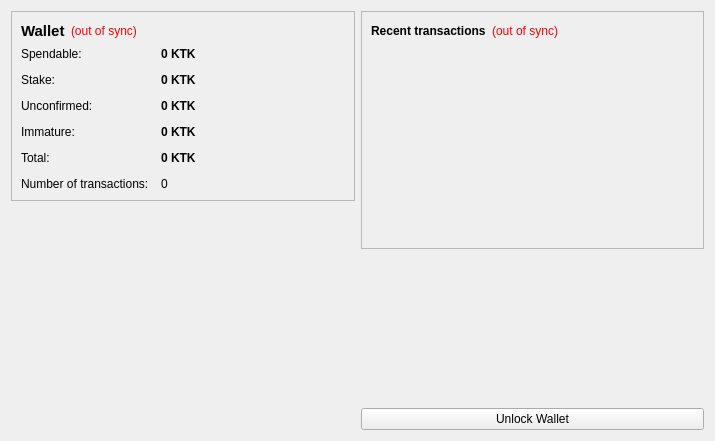
<?xml version="1.0" encoding="UTF-8"?>
<ui version="4.0">
 <class>OverviewPage</class>
 <widget class="QWidget" name="OverviewPage">
  <property name="geometry">
   <rect>
    <x>0</x>
    <y>0</y>
    <width>715</width>
    <height>441</height>
   </rect>
  </property>
  <property name="windowTitle">
   <string>Form</string>
  </property>
  <layout class="QHBoxLayout" name="horizontalLayout" stretch="1,1">
   <item>
    <layout class="QVBoxLayout" name="verticalLayout_2">
     <item>
      <widget class="QFrame" name="frame">
       <property name="frameShape">
        <enum>QFrame::StyledPanel</enum>
       </property>
       <property name="frameShadow">
        <enum>QFrame::Raised</enum>
       </property>
       <layout class="QVBoxLayout" name="verticalLayout_4">
        <item>
         <layout class="QHBoxLayout" name="horizontalLayout_4">
          <item>
           <widget class="QLabel" name="label_5">
            <property name="font">
             <font>
              <pointsize>11</pointsize>
              <weight>75</weight>
              <bold>true</bold>
             </font>
            </property>
            <property name="text">
             <string>Wallet</string>
            </property>
           </widget>
          </item>
          <item>
           <widget class="QLabel" name="labelWalletStatus">
            <property name="toolTip">
             <string>The displayed information may be out of date. Your wallet automatically synchronizes with the KryptKoin network after a connection is established, but this process has not completed yet.</string>
            </property>
            <property name="styleSheet">
             <string notr="true">QLabel { color: red; }</string>
            </property>
            <property name="text">
             <string notr="true">(out of sync)</string>
            </property>
            <property name="alignment">
             <set>Qt::AlignLeading|Qt::AlignLeft|Qt::AlignVCenter</set>
            </property>
           </widget>
          </item>
          <item>
           <spacer name="horizontalSpacer_2">
            <property name="orientation">
             <enum>Qt::Horizontal</enum>
            </property>
            <property name="sizeHint" stdset="0">
             <size>
              <width>40</width>
              <height>20</height>
             </size>
            </property>
           </spacer>
          </item>
         </layout>
        </item>
        <item>
         <layout class="QFormLayout" name="formLayout_2">
          <property name="fieldGrowthPolicy">
           <enum>QFormLayout::AllNonFixedFieldsGrow</enum>
          </property>
          <property name="horizontalSpacing">
           <number>12</number>
          </property>
          <property name="verticalSpacing">
           <number>12</number>
          </property>
          <item row="0" column="0">
           <widget class="QLabel" name="label">
            <property name="text">
             <string>Spendable:</string>
            </property>
           </widget>
          </item>
          <item row="0" column="1">
           <widget class="QLabel" name="labelBalance">
            <property name="font">
             <font>
              <weight>75</weight>
              <bold>true</bold>
             </font>
            </property>
            <property name="cursor">
             <cursorShape>IBeamCursor</cursorShape>
            </property>
            <property name="toolTip">
             <string>Your current balance</string>
            </property>
            <property name="text">
             <string notr="true">0 KTK</string>
            </property>
            <property name="textInteractionFlags">
             <set>Qt::LinksAccessibleByMouse|Qt::TextSelectableByKeyboard|Qt::TextSelectableByMouse</set>
            </property>
           </widget>
          </item>
          <item row="1" column="0">
           <widget class="QLabel" name="label_6">
            <property name="text">
             <string>Stake:</string>
            </property>
           </widget>
          </item>
          <item row="1" column="1">
           <widget class="QLabel" name="labelStake">
            <property name="font">
             <font>
              <weight>75</weight>
              <bold>true</bold>
             </font>
            </property>
            <property name="cursor">
             <cursorShape>IBeamCursor</cursorShape>
            </property>
            <property name="toolTip">
             <string>Total of coins that was staked, and do not yet count toward the current balance</string>
            </property>
            <property name="text">
             <string notr="true">0 KTK</string>
            </property>
            <property name="textInteractionFlags">
             <set>Qt::LinksAccessibleByMouse|Qt::TextSelectableByKeyboard|Qt::TextSelectableByMouse</set>
            </property>
           </widget>
          </item>
          <item row="2" column="0">
           <widget class="QLabel" name="label_3">
            <property name="text">
             <string>Unconfirmed:</string>
            </property>
           </widget>
          </item>
          <item row="2" column="1">
           <widget class="QLabel" name="labelUnconfirmed">
            <property name="font">
             <font>
              <weight>75</weight>
              <bold>true</bold>
             </font>
            </property>
            <property name="cursor">
             <cursorShape>IBeamCursor</cursorShape>
            </property>
            <property name="toolTip">
             <string>Total of transactions that have yet to be confirmed, and do not yet count toward the current balance</string>
            </property>
            <property name="text">
             <string notr="true">0 KTK</string>
            </property>
            <property name="textInteractionFlags">
             <set>Qt::LinksAccessibleByMouse|Qt::TextSelectableByKeyboard|Qt::TextSelectableByMouse</set>
            </property>
           </widget>
          </item>
          <item row="3" column="0">
           <widget class="QLabel" name="labelImmatureText">
            <property name="text">
             <string>Immature:</string>
            </property>
           </widget>
          </item>
          <item row="3" column="1">
           <widget class="QLabel" name="labelImmature">
            <property name="font">
             <font>
              <weight>75</weight>
              <bold>true</bold>
             </font>
            </property>
            <property name="toolTip">
             <string>Mined balance that has not yet matured</string>
            </property>
            <property name="text">
             <string notr="true">0 KTK</string>
            </property>
            <property name="textInteractionFlags">
             <set>Qt::LinksAccessibleByMouse|Qt::TextSelectableByKeyboard|Qt::TextSelectableByMouse</set>
            </property>
           </widget>
          </item>
          <item row="5" column="1">
           <widget class="QLabel" name="labelNumTransactions">
            <property name="toolTip">
             <string>Total number of transactions in wallet</string>
            </property>
            <property name="text">
             <string notr="true">0</string>
            </property>
           </widget>
          </item>
          <item row="5" column="0">
           <widget class="QLabel" name="label_2">
            <property name="text">
             <string>Number of transactions:</string>
            </property>
           </widget>
          </item>
          <item row="4" column="0">
           <widget class="QLabel" name="labelTotalText">
            <property name="text">
             <string>Total:</string>
            </property>
           </widget>
          </item>
          <item row="4" column="1">
           <widget class="QLabel" name="labelTotal">
            <property name="font">
             <font>
              <weight>75</weight>
              <bold>true</bold>
             </font>
            </property>
            <property name="text">
             <string notr="true">0 KTK</string>
            </property>
           </widget>
          </item>
         </layout>
        </item>
       </layout>
      </widget>
     </item>
     <item>
      <spacer name="verticalSpacer">
       <property name="orientation">
        <enum>Qt::Vertical</enum>
       </property>
       <property name="sizeHint" stdset="0">
        <size>
         <width>20</width>
         <height>40</height>
        </size>
       </property>
      </spacer>
     </item>
     <item>
      <widget class="QLabel" name="label_6">
       <property name="text">
        <string/>
       </property>
       <property name="pixmap">
        <pixmap resource="../bitcoin.qrc">:/images/backg</pixmap>
       </property>
       <property name="scaledContents">
        <bool>false</bool>
       </property>
       <property name="alignment">
        <set>Qt::AlignCenter</set>
       </property>
       <property name="margin">
        <number>-2</number>
       </property>
      </widget>
     </item>
    </layout>
   </item>
   <item>
    <layout class="QVBoxLayout" name="verticalLayout_3">
     <item>
      <widget class="QFrame" name="frame_2">
       <property name="frameShape">
        <enum>QFrame::StyledPanel</enum>
       </property>
       <property name="frameShadow">
        <enum>QFrame::Raised</enum>
       </property>
       <layout class="QVBoxLayout" name="verticalLayout">
        <item>
         <layout class="QHBoxLayout" name="horizontalLayout_2">
          <item>
           <widget class="QLabel" name="label_4">
            <property name="text">
             <string>&lt;b&gt;Recent transactions&lt;/b&gt;</string>
            </property>
           </widget>
          </item>
          <item>
           <widget class="QLabel" name="labelTransactionsStatus">
            <property name="toolTip">
             <string>The displayed information may be out of date. Your wallet automatically synchronizes with the KryptKoin network after a connection is established, but this process has not completed yet.</string>
            </property>
            <property name="styleSheet">
             <string notr="true">QLabel { color: red; }</string>
            </property>
            <property name="text">
             <string notr="true">(out of sync)</string>
            </property>
            <property name="alignment">
             <set>Qt::AlignRight|Qt::AlignTrailing|Qt::AlignVCenter</set>
            </property>
           </widget>
          </item>
          <item>
           <spacer name="horizontalSpacer">
            <property name="orientation">
             <enum>Qt::Horizontal</enum>
            </property>
            <property name="sizeHint" stdset="0">
             <size>
              <width>40</width>
              <height>20</height>
             </size>
            </property>
           </spacer>
          </item>
         </layout>
        </item>
        <item>
         <widget class="QListView" name="listTransactions">
          <property name="styleSheet">
           <string notr="true">QListView { background: transparent; }</string>
          </property>
          <property name="frameShape">
           <enum>QFrame::NoFrame</enum>
          </property>
          <property name="verticalScrollBarPolicy">
           <enum>Qt::ScrollBarAlwaysOff</enum>
          </property>
          <property name="horizontalScrollBarPolicy">
           <enum>Qt::ScrollBarAlwaysOff</enum>
          </property>
          <property name="selectionMode">
           <enum>QAbstractItemView::NoSelection</enum>
          </property>
         </widget>
        </item>
       </layout>
      </widget>
     </item>
     <item>
      <spacer name="verticalSpacer_2">
       <property name="orientation">
        <enum>Qt::Vertical</enum>
       </property>
       <property name="sizeHint" stdset="0">
        <size>
         <width>20</width>
         <height>40</height>
        </size>
       </property>
      </spacer>
     </item>
     <item>
      <widget class="QPushButton" name="unlockWalletButton">
       <property name="text">
        <string>Unlock Wallet</string>
       </property>
      </widget>
     </item>
    </layout>
   </item>
  </layout>
 </widget>
 <resources>
  <include location="../bitcoin.qrc"/>
 </resources>
 <connections/>
</ui>
